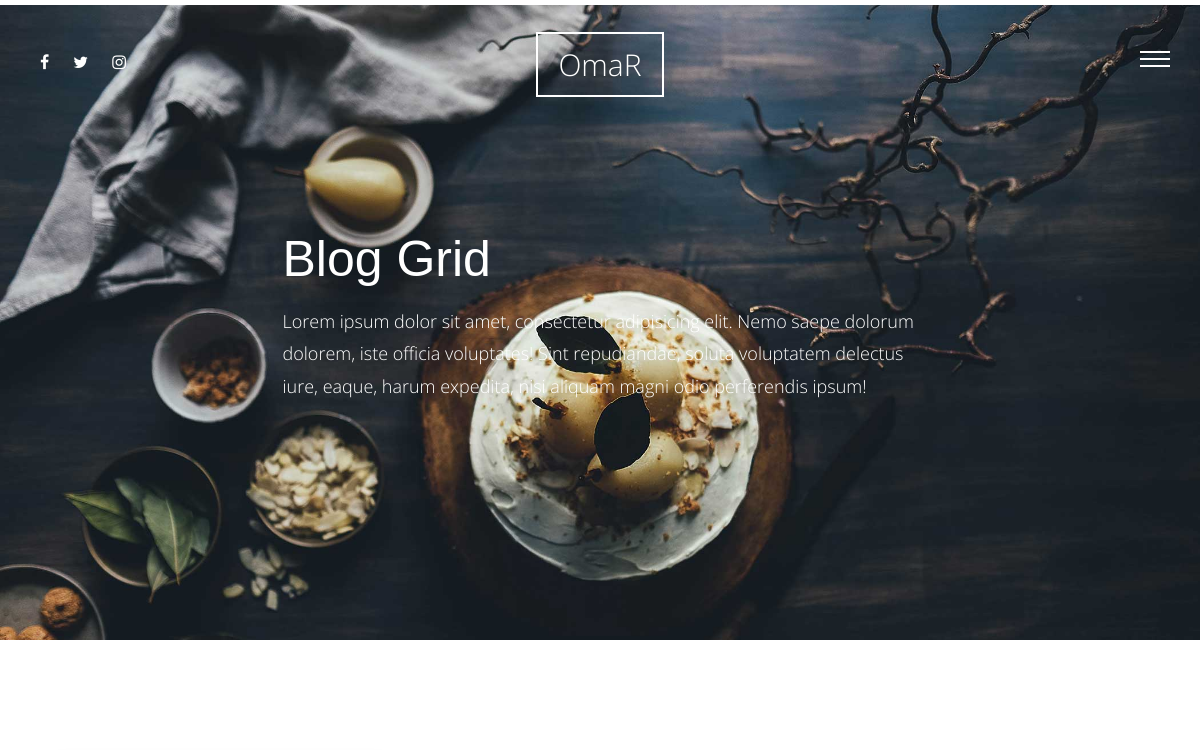
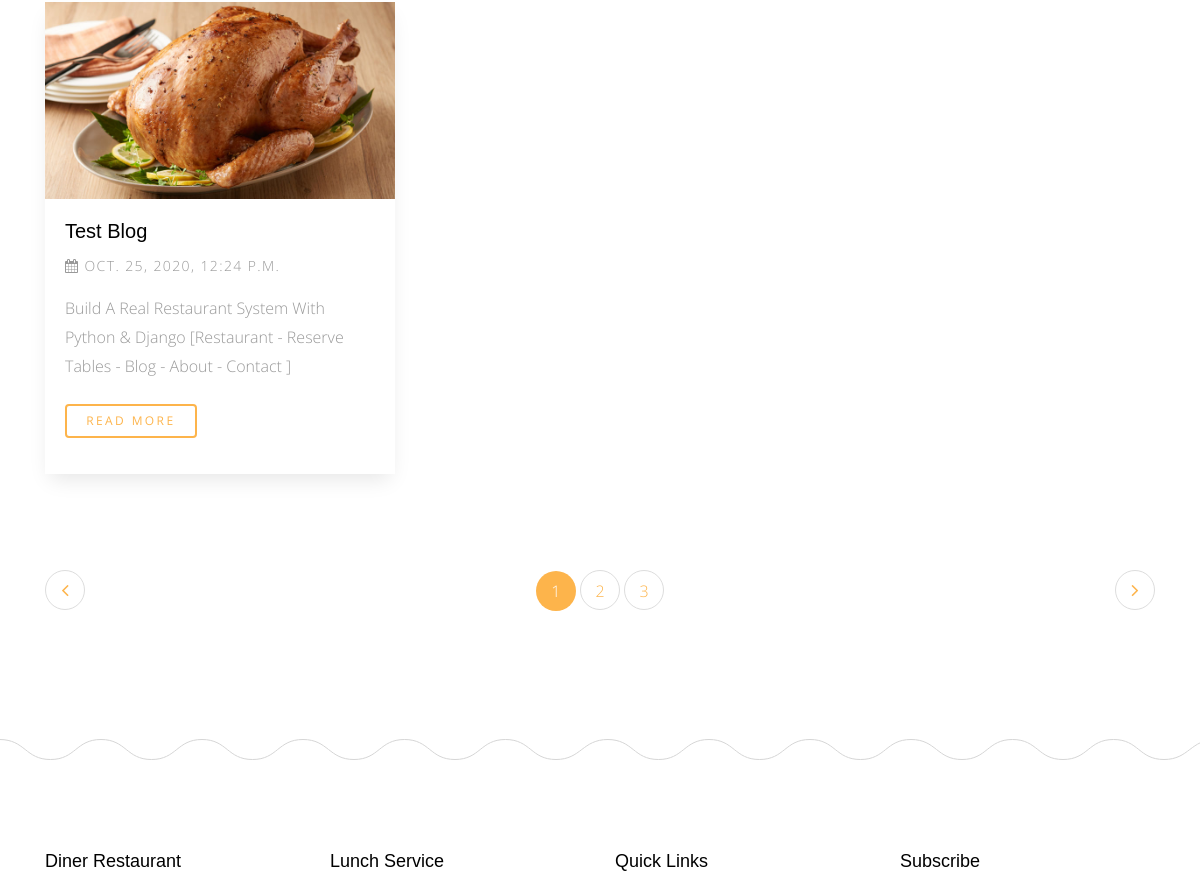
The page /blog/ (upper part) on the database as committed earlier (2 pictures, top to bottom).
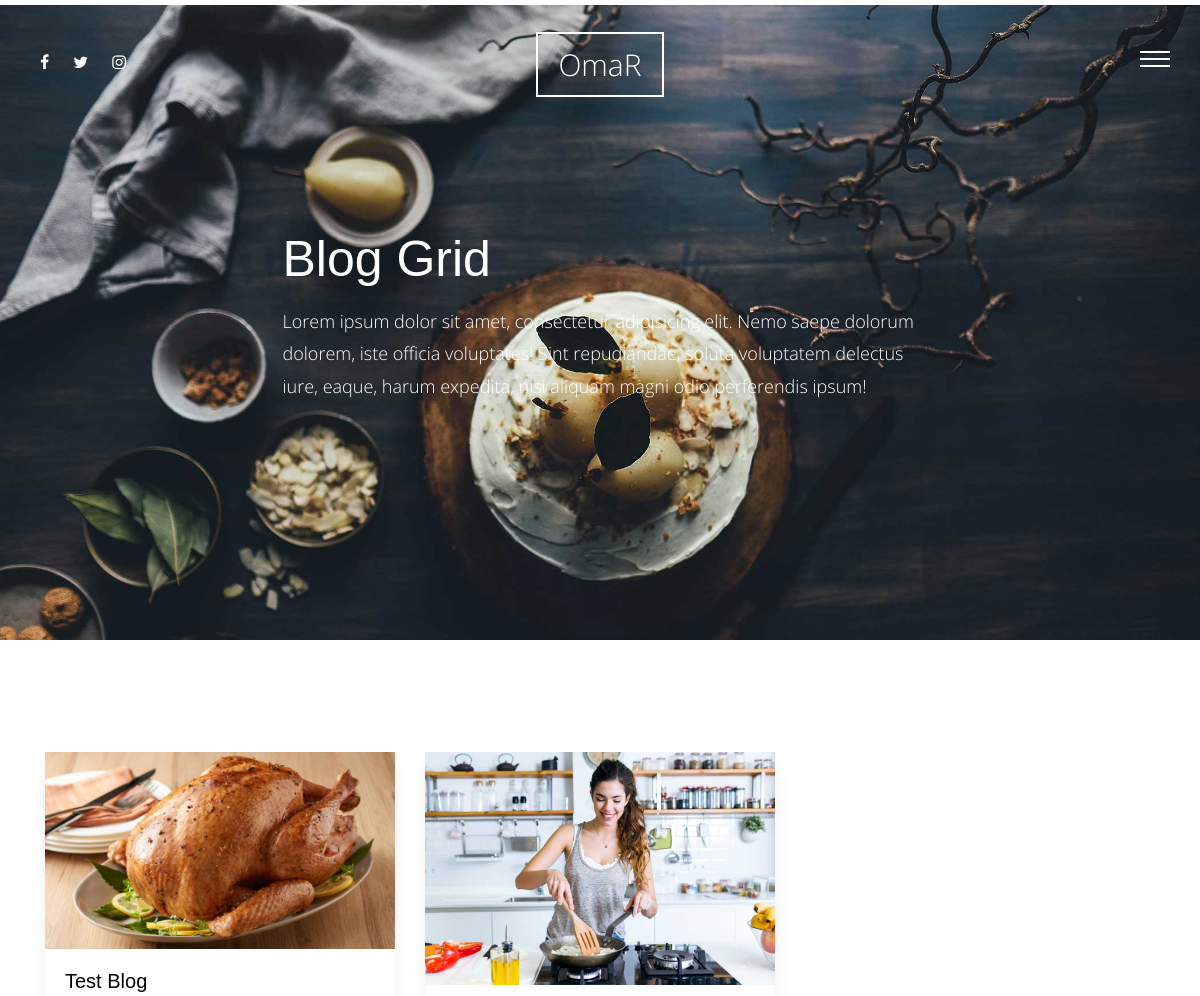
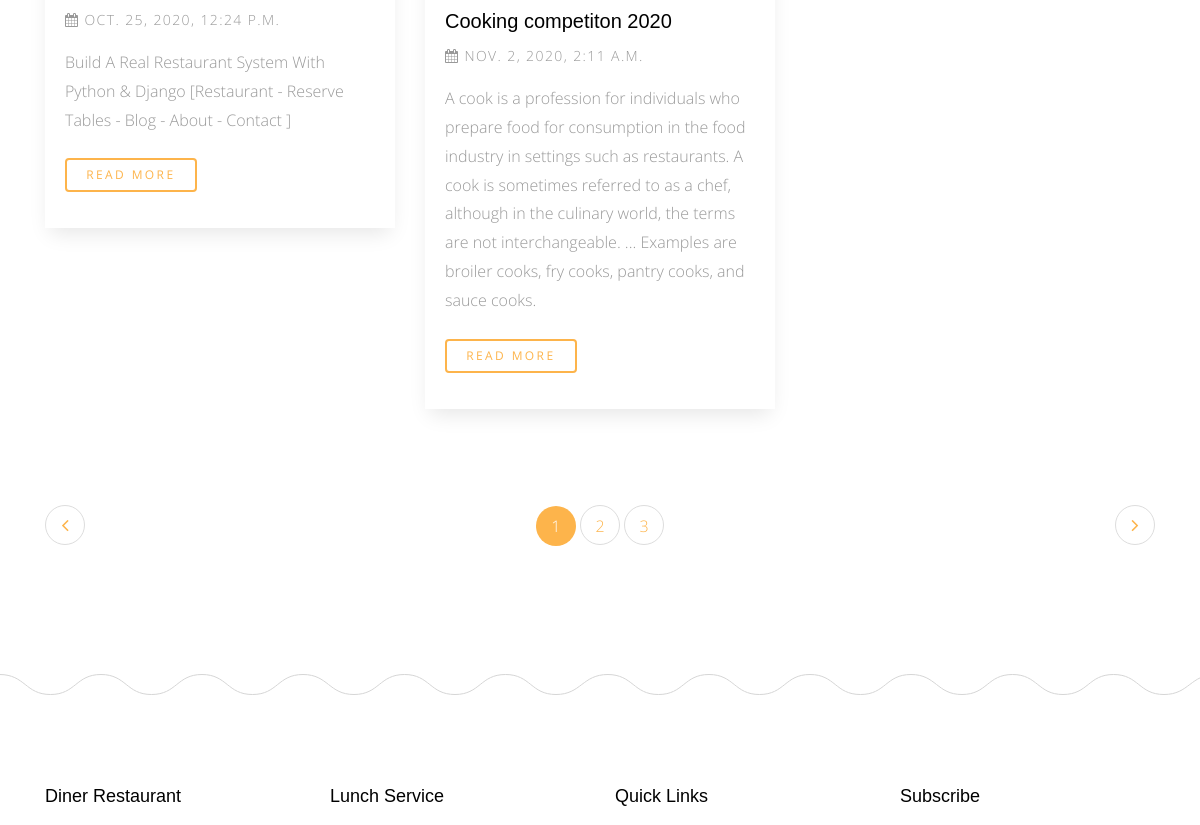
The same page on the database as committed later (2 pictures, top to bottom).
### blog/models.py (models this page shows)
class Post(models.Model):
    title = models.CharField(max_length=155)
    content = models.TextField()
    author = models.ForeignKey(User, on_delete=models.CASCADE)
    image = models.ImageField(upload_to='blog/', blank=True, null=True)
    category = models.ForeignKey('Category', null=True, on_delete=models.SET_NULL)
    created  = models.DateTimeField(default=timezone.now)
    tags = TaggableManager(blank=True)
    class Meta:
        verbose_name = ' post'
        verbose_name_plural = 'posts'
    def __str__(self):
        return self.title

### blog/views.py (the view)
# urls.py: path('', views.post_list, name='post_list'),
def post_list(request):
    post_list = Post.objects.all()
    return render(request, 'post/post_list.html', {'post_list':post_list})

### blog/templates/post/post_list.html
{% extends 'base.html' %}
{% load static %}
{% block content %}
<div class="main-wrap">
    <div class="cover_1 cover_sm">
        <div class="img_bg" style="background-image: url({% static 'img/slider-1.jpg' %})" data-stellar-background-ratio="0.5">
        <div class="container">
            <div class="row align-items-center justify-content-center">
            <div class="col-md-7" data-aos="fade-up">
                <h2 class="heading">Blog Grid</h2>
                <p class="lead">Lorem ipsum dolor sit amet, consectetur adipisicing elit. Nemo saepe dolorum dolorem, iste officia voluptates! Sint repudiandae, soluta voluptatem delectus iure, eaque, harum expedita, nisi aliquam magni odio perferendis ipsum!</p>
            </div>
            </div>
        </div>
        </div>
    </div>
    <div class="section">
        <div class="container">
        <div class="row mb-5">
            {% for post in post_list %}
            <div class="col-md-4">
                <div class="media d-block media-bg-white mb-5" data-aos="fade-up"  data-aos-delay="400">
                    <figure>
                    <a href="{% url 'blog:post_detail' post.id %}"><img src="{{ post.image.url }}" alt="Image placeholder" class="img-fluid"></a>
                    </figure>
                    <div class="media-body">
                    <h3><a href="{% url 'blog:post_detail' post.id %}">{{ post }}</a></h3>
                    <p class="post-meta"><span><span class="fa fa-calendar"></span> {{ post.created }}</span></p>
                    <p class="mb-4">{{ post.content }}</p>
                    <p><a href="{% url 'blog:post_detail' post.id %}" class="btn btn-primary btn-outline-primary btn-sm">Read More</a></p>
                    </div>
                </div>
            </div>
            {% endfor %}
        </div>
        <div class="row">
            <div class="col-md-12">
            <ul class="pagination custom-pagination">
                <li class="page-item prev"><a class="page-link" href="#"><i class="fa fa-angle-left"></i></a></li>
                <li class="page-item active"><a class="page-linkx href="#">1</a></li>
                <li class="page-item"><a class="page-link" href="#">2</a></li>
                <li class="page-item"><a class="page-link" href="#">3</a></li>
                <li class="page-item next"><a class="page-link" href="#"><i class="fa fa-angle-right"></i></a></li>
            </ul>
            </div>
        </div>
        </div>
    </div>
</div>
{% endblock %}

### templates/base.html (shortened to what this page needs)
{% load static %}
<!doctype html>
<html lang="en">
  <head>
    <link rel="stylesheet" href="{% static 'css/bootstrap.css' %}">
    <link rel="stylesheet" href="{% static 'css/animate.css' %}">
    <link rel="stylesheet" href="{% static 'css/owl.carousel.min.css' %}">
    <link rel="stylesheet" href="{% static 'css/magnific-popup.css' %}">
    <link rel="stylesheet" href="{% static 'css/aos.css' %}">
    <link rel="stylesheet" href="{% static 'css/bootstrap-datepicker.css' %}">
    <link rel="stylesheet" href="{% static 'css/jquery.timepicker.css' %}">
    <link rel="stylesheet" href="{% static 'fonts/ionicons/css/ionicons.min.css' %}">
    <link rel="stylesheet" href="{% static 'fonts/fontawesome/css/font-awesome.min.css' %}">
    <link rel="stylesheet" href="{% static 'fonts/flaticon/font/flaticon.css' %}">
    <link rel="stylesheet" href="{% static 'css/style.css' %}">
  </head>
  <body>
<div class="main-wrap">
  <div class="site-wrap">
    <header class="site-header">
      <div class="row align-items-center">
        <div class="col-5 col-md-3">
            <ul class="list-unstyled social">
            <li><a href="#"><span class="fa fa-facebook"></span></a></li>
            <li><a href="#"><span class="fa fa-twitter"></span></a></li>
            <li><a href="#"><span class="fa fa-instagram"></span></a></li>
          </ul>
        </div>
        <div class="col-2 col-md-6 text-center">
          <a href="index.html" class="site-logo">OmaR</a>
        </div>
        <div class="col-5 col-md-3 text-right menu-burger-wrap">
          <a href="#" class="site-nav-toggle js-site-nav-toggle"><i></i></a>
        </div>
      </div>
    </header>
    {% block content %}
    {% endblock %}
    <footer>
      <div class="site-footer">
        <div class="container">
          <div class="row small-gutters mb-5">
            <div class="col-md-6 col-lg-3 mb-5" data-aos="fade" data-aos-delay="100">
              <div class="footer-widget">
                <h3>Diner Restaurant</h3>
              </div>
            </div>
            <div class="col-md-6 col-lg-3 mb-5" data-aos="fade" data-aos-delay="200">
              <div class="footer-widget">
                <h3>Lunch Service</h3>
              </div>
            </div>
            <div class="col-md-6 col-lg-3 mb-5" data-aos="fade" data-aos-delay="300">
              <div class="footer-widget">
                <h3>Quick Links</h3>
              </div>
            </div>
            <div class="col-md-6 col-lg-3 mb-5" data-aos="fade" data-aos-delay="400">
              <div class="footer-widget footer-contact-widget">
                <h3>Subscribe</h3>
              </div>
            </div>
          </div>
        </div>
      </div>
    </footer>
  </div>
</div>
  </body>
</html>

### static/css/style.css (style rules this page uses)
html { overflow-x: hidden; }
body { background: #fff; font-family: "Open Sans", cursive; font-size: 16px; line-height: 1.8; font-weight: 300; color: #999999; }
a { -webkit-transition: .3s all ease; -o-transition: .3s all ease; transition: .3s all ease; text-decoration: none; }
h1, h2, h3, h4, h5 { color: #000; font-family: "Playfair Display", Arial, sans-serif; }
h1 a, h2 a, h3 a, h4 a, h5 a { color: #000; }
.btn, .form-control { outline: none; }
.btn { font-size: 13px; text-transform: uppercase; letter-spacing: .2em; }
.btn.btn-primary { color: #fff; border-width: 2px; }
.btn.btn-sm { font-size: 12px; }
.btn.btn-outline-primary { border-width: 2px; color: #fdb44b; }
.site-header { padding: 3em 30px; position: absolute; top: 0; z-index: 100; width: 100%; }
.site-header .site-logo { line-height: 0; padding: 10px 20px; border: 2px solid #fff; color: #fff; font-size: 30px; }
.site-header .social li { display: inline-block; }
.site-header .social li a { color: #fff; padding: 0 10px; }
.media h3 { font-size: 20px; margin-bottom: 10px; }
.media .post-meta { font-size: 14px; letter-spacing: .1em; text-transform: uppercase; }
.media.media-bg-white { -webkit-box-shadow: 0 10px 20px -5px rgba(0, 0, 0, 0.1); box-shadow: 0 10px 20px -5px rgba(0, 0, 0, 0.1); }
.media.media-bg-white figure { margin-bottom: 0; }
.media.media-bg-white .media-body { padding: 20px; background: #fff; }
.site-footer { background: url("../img/curve_line.svg") repeat-x top left; padding: 7em 0; }
.site-footer .footer-widget h3 { font-size: 18px; margin-bottom: 20px; }
.lead { font-size: 16px; }
.menu-burger-wrap { position: relative; }
.site-nav-toggle { width: 30px; height: 30px; cursor: pointer; text-decoration: none; position: relative; top: -15px; z-index: 21; display: block !important; float: right; right: 0; display: none; border-bottom: none !important; }
.site-nav-toggle i { position: relative; display: -moz-inline-stack; display: inline-block; zoom: 1; *display: inline; width: 30px; height: 2px; font: bold 14px/.4 Helvetica; text-transform: uppercase; text-indent: -55px; background: #fff; -webkit-transition: all .2s ease-out; -o-transition: all .2s ease-out; transition: all .2s ease-out; }
.site-nav-toggle i:before, .site-nav-toggle i:after { content: ''; width: 30px; height: 2px; background: #fff; position: absolute; left: 0; -webkit-transition: 0.2s; -o-transition: 0.2s; transition: 0.2s; }
.site-nav-toggle i:before { top: -7px; }
.site-nav-toggle i:after { bottom: -7px; }
.section { padding: 7em 0; }
.custom-pagination { width: 100%; text-align: center; display: inline-block; }
.custom-pagination li { display: inline-block; }
.custom-pagination .prev a, .custom-pagination .next a { font-size: 20px !important; line-height: 38px !important; }
.custom-pagination li a, .custom-pagination .prev a, .custom-pagination .next a { width: 40px; height: 40px; line-height: 40px; padding: 0; margin: 0; border-radius: 50% !important; font-size: 16px; }
.custom-pagination li.active a, .custom-pagination .prev.active a, .custom-pagination .next.active a { display: block; width: 40px; height: 40px; line-height: 40px; padding: 0; margin: 0; border-radius: 50% !important; font-size: 16px; background: #fdb44b; color: #fff; }
.custom-pagination .prev { float: left; }
.custom-pagination .next { float: right; }
.cover_1 { position: relative; }
.cover_1 .lead { color: #fff; font-size: 18px; }
.cover_1 .img_bg { background-repeat: no-repeat; background-size: cover !important; background-position: center center; }
.cover_1 .img_bg, .cover_1 .img_bg > .container > .row { min-height: 700px; height: 100vh; }
.cover_1.cover_sm .img_bg, .cover_1.cover_sm .img_bg > .container > .row { min-height: 600px; height: 80vh; }
.cover_1 .heading { color: white; font-weight: 300; font-size: 30px; line-height: 1.5; }
@media (min-width: 768px) { .cover_1 .heading { font-size: 50px; line-height: 1.5; } }
.small-gutters { margin-right: -15px; margin-left: -15px; }
.small-gutters > [class*="col-"] { padding-right: 15px; padding-left: 15px; }

Rows that differ between the two databases and show on the page:
added Post: image (picture), title "Cooking competiton 2020", created "NOV. 2, 2020, 2:11 A.M.", content "A cook is a profession for individuals who prepare food for consumption in the food industry in settings such as restaurants. A cook is sometimes referred to as a chef, although in the culinary world, the terms are not interchangeable. ... Examples are broiler cooks, fry cooks, pantry cooks, and sauce cooks."
